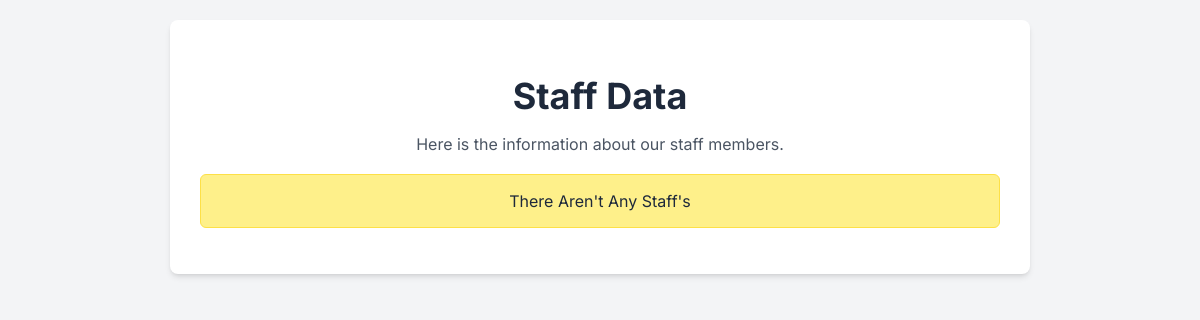
Page /view_staff/ (signed in) on the earlier database version.
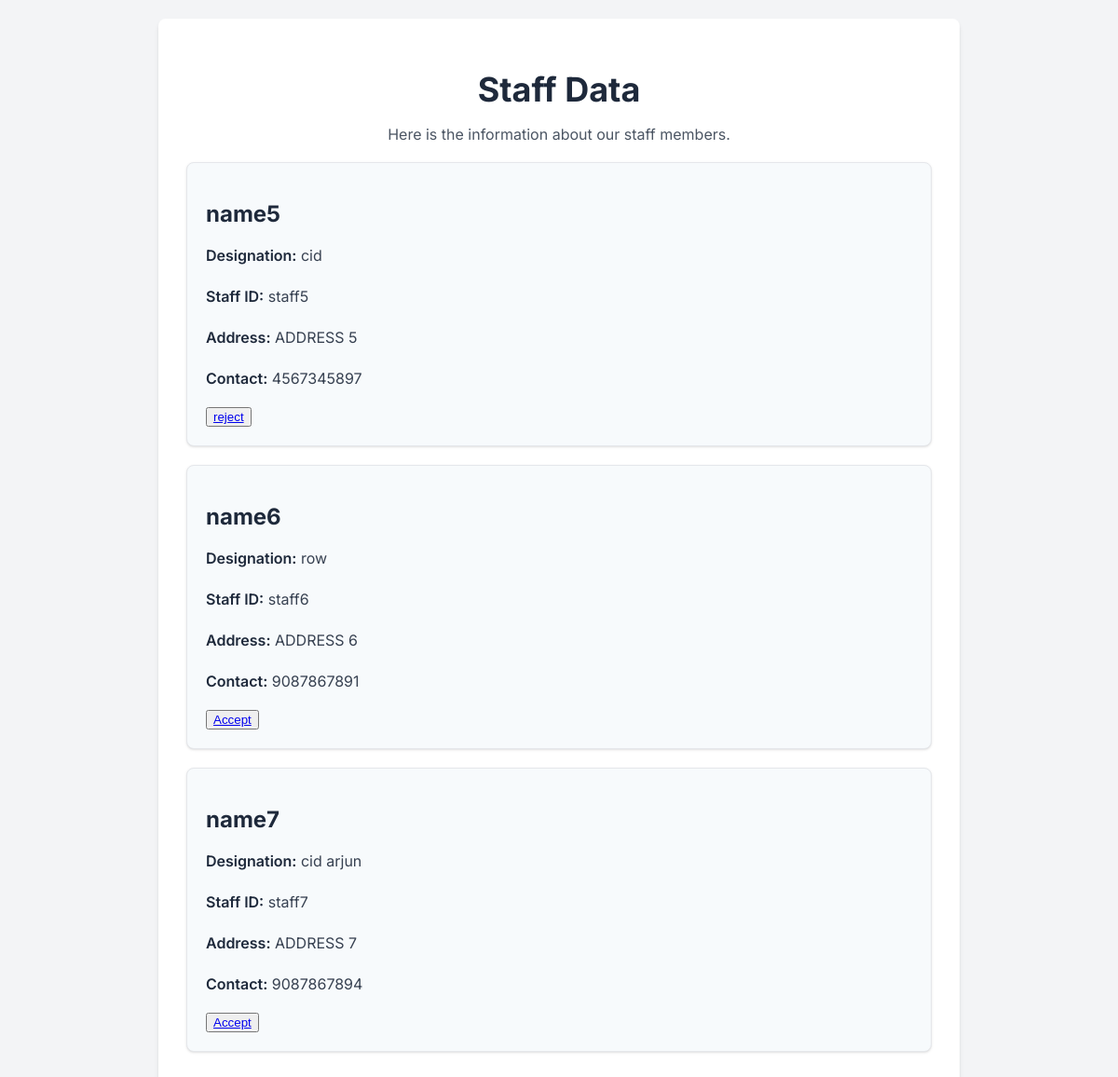
Same page on the later database version.
### app_mini/models.py (models this page shows)
class staff(models.Model):
    staff_id = models.CharField(max_length=50, primary_key=True)
    login_id = models.ForeignKey(login, on_delete=models.CASCADE, null=True, blank=True)
    full_name = models.CharField(max_length=100)
    address = models.CharField(max_length=100)
    contact = models.CharField(max_length=50)
    designation = models.CharField(max_length=50)
    gender = models.CharField(max_length=20)
    date_of_birth = models.CharField(max_length=20)
    station = models.ForeignKey(police_station_registration, on_delete=models.SET_NULL, null=True)

### app_mini/views.py (the view)
# urls.py: path('view_staff/', views.view_staff, name='view_staff'),
def view_staff(request):
    station_login_id = request.session.get('station_id')
    login_ins = get_object_or_404(login_table, id = station_login_id)
    station_ins = get_object_or_404(police_station_registration, login_id = login_ins)
    staff_data = staff.objects.filter(station = station_ins)
    return render(request, 'police_station/view_staff.html', {'staff_data' : staff_data})

### app_mini/templates/police_station/view_staff.html (shortened to what this page needs)
<!DOCTYPE html>
<html lang="en">
<head>
</head>
<body class="bg-gray-100 font-sans">
    <div class="staff-container">
        <header class="staff-header">
            <h1>Staff Data</h1>
            <p>Here is the information about our staff members.</p>
        </header>
        <main>
            <div class="staff-list">
                {% if staff_data %}
                    {% for staff in staff_data %}
                        <div class="staff-card">
                            <h2>{{ staff.full_name }}</h2>
                            <div class="staff-details">
                                <p><strong>Designation:</strong> {{ staff.designation }}</p>
                                <p><strong>Staff ID:</strong> {{ staff.staff_id }}</p>
                                <p><strong>Address:</strong> {{ staff.address }}</p>
                                <p><strong>Contact:</strong> {{ staff.contact }}</p>
                                {% if staff.login_id.varification_status != "varified" %}
                                    <button><a href="../accept_staff/{{ staff.login_id.id }}">Accept</a></button>
                                {% else %}
                                <button><a href="../reject_staff/{{staff.login_id.id}}">reject</a></button>
                                {% endif %}
                            </div>
                        </div>
                    {% endfor %}
                {% else %}
                    <p class="no-staff-message">There Aren't Any Staff's</p>
                {% endif %}
            </div>
        </main>
    </div>
</body>
</html>

### app_mini/templates/police_station/view_staff.html (style rules this page uses)
body { font-family: 'Inter', sans-serif; background-color: #f3f4f6; margin: 0; padding: 20px; }
.staff-container { max-width: 800px; margin: 0 auto; background-color: #ffffff; padding: 30px; border-radius: 0.5rem; box-shadow: 0 4px 6px -1px rgba(0, 0, 0, 0.1), 0 2px 4px -2px rgba(0, 0, 0, 0.1); }
.staff-header { text-align: center; margin-bottom: 20px; }
.staff-header h1 { font-size: 2.25rem; font-weight: 700; color: #1e293b; margin-bottom: 10px; }
.staff-header p { color: #4b5563; font-size: 1rem; }
.staff-list { margin-top: 20px; }
.staff-card { background-color: #f7fafc; border-radius: 0.5rem; padding: 20px; margin-bottom: 20px; box-shadow: 0 1px 3px 0 rgba(0, 0, 0, 0.1), 0 1px 2px -1px rgba(0, 0, 0, 0.1); border: 1px solid #e5e7eb; }
.staff-card h2 { font-size: 1.5rem; color: #1e293b; margin-bottom: 10px; }
.staff-details { margin-top: 15px; }
.staff-details p { font-size: 1rem; color: #374151; line-height: 1.75rem; }
.staff-details p strong { font-weight: 600; color: #1e293b; }

Differences in the rows shown:
added staff: full_name "name5", designation "cid", staff_id "staff5", address "ADDRESS 5", contact "4567345897"
added staff: full_name "name6", designation "row", staff_id "staff6", address "ADDRESS 6", contact "9087867891"
added staff: full_name "name7", designation "cid arjun", staff_id "staff7", address "ADDRESS 7", contact "9087867894"
Other differences:
text no longer shown: "There Aren't Any Staff's"
